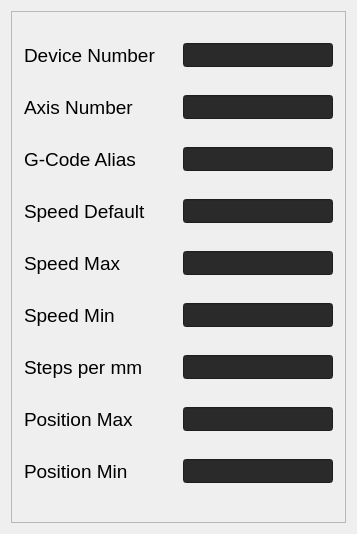
             <widget class="QWidget" name="spreader_settings_tab">
              <attribute name="title">
               <string>Spreader Blade</string>
              </attribute>
              <layout class="QVBoxLayout" name="verticalLayout_57">
               <item>
                <widget class="QFrame" name="spreader_settings_frame">
                 <property name="minimumSize">
                  <size>
                   <width>335</width>
                   <height>512</height>
                  </size>
                 </property>
                 <property name="maximumSize">
                  <size>
                   <width>335</width>
                   <height>512</height>
                  </size>
                 </property>
                 <property name="frameShape">
                  <enum>QFrame::StyledPanel</enum>
                 </property>
                 <property name="frameShadow">
                  <enum>QFrame::Raised</enum>
                 </property>
                 <layout class="QVBoxLayout" name="verticalLayout_48">
                  <item>
                   <layout class="QHBoxLayout" name="spreader_devicenum_layout">
                    <item>
                     <widget class="QLabel" name="spreader_devicenum_title">
                      <property name="minimumSize">
                       <size>
                        <width>150</width>
                        <height>24</height>
                       </size>
                      </property>
                      <property name="maximumSize">
                       <size>
                        <width>150</width>
                        <height>24</height>
                       </size>
                      </property>
                      <property name="font">
                       <font>
                        <pointsize>14</pointsize>
                       </font>
                      </property>
                      <property name="styleSheet">
                       <string notr="true">background:none</string>
                      </property>
                      <property name="text">
                       <string>Device Number</string>
                      </property>
                     </widget>
                    </item>
                    <item>
                     <widget class="QLineEdit" name="spreader_devicenum_field">
                      <property name="minimumSize">
                       <size>
                        <width>150</width>
                        <height>24</height>
                       </size>
                      </property>
                      <property name="maximumSize">
                       <size>
                        <width>150</width>
                        <height>24</height>
                       </size>
                      </property>
                      <property name="styleSheet">
                       <string notr="true">background:rgb(42, 42, 43);</string>
                      </property>
                     </widget>
                    </item>
                   </layout>
                  </item>
                  <item>
                   <layout class="QHBoxLayout" name="spreader_axisnum_layout">
                    <item>
                     <widget class="QLabel" name="spreader_axisnum_title">
                      <property name="minimumSize">
                       <size>
                        <width>150</width>
                        <height>24</height>
                       </size>
                      </property>
                      <property name="maximumSize">
                       <size>
                        <width>150</width>
                        <height>24</height>
                       </size>
                      </property>
                      <property name="font">
                       <font>
                        <pointsize>14</pointsize>
                       </font>
                      </property>
                      <property name="styleSheet">
                       <string notr="true">background:none</string>
                      </property>
                      <property name="text">
                       <string>Axis Number</string>
                      </property>
                     </widget>
                    </item>
                    <item>
                     <widget class="QLineEdit" name="spreader_axisnum_field">
                      <property name="minimumSize">
                       <size>
                        <width>150</width>
                        <height>24</height>
                       </size>
                      </property>
                      <property name="maximumSize">
                       <size>
                        <width>150</width>
                        <height>24</height>
                       </size>
                      </property>
                      <property name="styleSheet">
                       <string notr="true">background:rgb(42, 42, 43);</string>
                      </property>
                     </widget>
                    </item>
                   </layout>
                  </item>
                  <item>
                   <layout class="QHBoxLayout" name="spreader_axisalias_layout">
                    <item>
                     <widget class="QLabel" name="spreader_axisalias_title">
                      <property name="minimumSize">
                       <size>
                        <width>150</width>
                        <height>24</height>
                       </size>
                      </property>
                      <property name="maximumSize">
                       <size>
                        <width>150</width>
                        <height>24</height>
                       </size>
                      </property>
                      <property name="font">
                       <font>
                        <pointsize>14</pointsize>
                       </font>
                      </property>
                      <property name="styleSheet">
                       <string notr="true">background:none</string>
                      </property>
                      <property name="text">
                       <string>G-Code Alias</string>
                      </property>
                     </widget>
                    </item>
                    <item>
                     <widget class="QLineEdit" name="spreader_axisalias_field">
                      <property name="minimumSize">
                       <size>
                        <width>150</width>
                        <height>24</height>
                       </size>
                      </property>
                      <property name="maximumSize">
                       <size>
                        <width>150</width>
                        <height>24</height>
                       </size>
                      </property>
                      <property name="styleSheet">
                       <string notr="true">background:rgb(42, 42, 43);</string>
                      </property>
                     </widget>
                    </item>
                   </layout>
                  </item>
                  <item>
                   <layout class="QHBoxLayout" name="spreader_speeddef_layout">
                    <item>
                     <widget class="QLabel" name="spreader_speeddef_title">
                      <property name="minimumSize">
                       <size>
                        <width>150</width>
                        <height>24</height>
                       </size>
                      </property>
                      <property name="maximumSize">
                       <size>
                        <width>150</width>
                        <height>24</height>
                       </size>
                      </property>
                      <property name="font">
                       <font>
                        <pointsize>14</pointsize>
                       </font>
                      </property>
                      <property name="styleSheet">
                       <string notr="true">background:none</string>
                      </property>
                      <property name="text">
                       <string>Speed Default</string>
                      </property>
                     </widget>
                    </item>
                    <item>
                     <widget class="QLineEdit" name="spreader_speeddef_field">
                      <property name="minimumSize">
                       <size>
                        <width>150</width>
                        <height>24</height>
                       </size>
                      </property>
                      <property name="maximumSize">
                       <size>
                        <width>150</width>
                        <height>24</height>
                       </size>
                      </property>
                      <property name="styleSheet">
                       <string notr="true">background:rgb(42, 42, 43);</string>
                      </property>
                     </widget>
                    </item>
                   </layout>
                  </item>
                  <item>
                   <layout class="QHBoxLayout" name="spreader_speedmax_layout">
                    <item>
                     <widget class="QLabel" name="spreader_speedmax_title">
                      <property name="minimumSize">
                       <size>
                        <width>150</width>
                        <height>24</height>
                       </size>
                      </property>
                      <property name="maximumSize">
                       <size>
                        <width>150</width>
                        <height>24</height>
                       </size>
                      </property>
                      <property name="font">
                       <font>
                        <pointsize>14</pointsize>
                       </font>
                      </property>
                      <property name="styleSheet">
                       <string notr="true">background:none</string>
                      </property>
                      <property name="text">
                       <string>Speed Max</string>
                      </property>
                     </widget>
                    </item>
                    <item>
                     <widget class="QLineEdit" name="spreader_speedmax_field">
                      <property name="minimumSize">
                       <size>
                        <width>150</width>
                        <height>24</height>
                       </size>
                      </property>
                      <property name="maximumSize">
                       <size>
                        <width>150</width>
                        <height>24</height>
                       </size>
                      </property>
                      <property name="styleSheet">
                       <string notr="true">background:rgb(42, 42, 43);</string>
                      </property>
                     </widget>
                    </item>
                   </layout>
                  </item>
                  <item>
                   <layout class="QHBoxLayout" name="spreader_speedmin_layout">
                    <item>
                     <widget class="QLabel" name="spreader_speedmin_title">
                      <property name="minimumSize">
                       <size>
                        <width>150</width>
                        <height>24</height>
                       </size>
                      </property>
                      <property name="maximumSize">
                       <size>
                        <width>150</width>
                        <height>24</height>
                       </size>
                      </property>
                      <property name="font">
                       <font>
                        <pointsize>14</pointsize>
                       </font>
                      </property>
                      <property name="styleSheet">
                       <string notr="true">background:none</string>
                      </property>
                      <property name="text">
                       <string>Speed Min</string>
                      </property>
                     </widget>
                    </item>
                    <item>
                     <widget class="QLineEdit" name="spreader_speedmin_field">
                      <property name="minimumSize">
                       <size>
                        <width>150</width>
                        <height>24</height>
                       </size>
                      </property>
                      <property name="maximumSize">
                       <size>
                        <width>150</width>
                        <height>24</height>
                       </size>
                      </property>
                      <property name="styleSheet">
                       <string notr="true">background:rgb(42, 42, 43);</string>
                      </property>
                     </widget>
                    </item>
                   </layout>
                  </item>
                  <item>
                   <layout class="QHBoxLayout" name="spreader_steps_layout">
                    <item>
                     <widget class="QLabel" name="spreader_steps_title">
                      <property name="minimumSize">
                       <size>
                        <width>150</width>
                        <height>24</height>
                       </size>
                      </property>
                      <property name="maximumSize">
                       <size>
                        <width>150</width>
                        <height>24</height>
                       </size>
                      </property>
                      <property name="font">
                       <font>
                        <pointsize>14</pointsize>
                       </font>
                      </property>
                      <property name="styleSheet">
                       <string notr="true">background:none</string>
                      </property>
                      <property name="text">
                       <string>Steps per mm</string>
                      </property>
                     </widget>
                    </item>
                    <item>
                     <widget class="QLineEdit" name="spreader_steps_field">
                      <property name="minimumSize">
                       <size>
                        <width>150</width>
                        <height>24</height>
                       </size>
                      </property>
                      <property name="maximumSize">
                       <size>
                        <width>150</width>
                        <height>24</height>
                       </size>
                      </property>
                      <property name="styleSheet">
                       <string notr="true">background:rgb(42, 42, 43);</string>
                      </property>
                     </widget>
                    </item>
                   </layout>
                  </item>
                  <item>
                   <layout class="QHBoxLayout" name="spreader_positionmax_layout">
                    <item>
                     <widget class="QLabel" name="spreader_positionmax_title">
                      <property name="minimumSize">
                       <size>
                        <width>150</width>
                        <height>24</height>
                       </size>
                      </property>
                      <property name="maximumSize">
                       <size>
                        <width>150</width>
                        <height>24</height>
                       </size>
                      </property>
                      <property name="font">
                       <font>
                        <pointsize>14</pointsize>
                       </font>
                      </property>
                      <property name="styleSheet">
                       <string notr="true">background:none</string>
                      </property>
                      <property name="text">
                       <string>Position Max</string>
                      </property>
                     </widget>
                    </item>
                    <item>
                     <widget class="QLineEdit" name="spreader_positionmax_field">
                      <property name="minimumSize">
                       <size>
                        <width>150</width>
                        <height>24</height>
                       </size>
                      </property>
                      <property name="maximumSize">
                       <size>
                        <width>150</width>
                        <height>24</height>
                       </size>
                      </property>
                      <property name="styleSheet">
                       <string notr="true">background:rgb(42, 42, 43);</string>
                      </property>
                     </widget>
                    </item>
                   </layout>
                  </item>
                  <item>
                   <layout class="QHBoxLayout" name="spreader_positionmin_layout">
                    <item>
                     <widget class="QLabel" name="spreader_positionmin_title">
                      <property name="minimumSize">
                       <size>
                        <width>150</width>
                        <height>24</height>
                       </size>
                      </property>
                      <property name="maximumSize">
                       <size>
                        <width>150</width>
                        <height>24</height>
                       </size>
                      </property>
                      <property name="font">
                       <font>
                        <pointsize>14</pointsize>
                       </font>
                      </property>
                      <property name="styleSheet">
                       <string notr="true">background:none</string>
                      </property>
                      <property name="text">
                       <string>Position Min</string>
                      </property>
                     </widget>
                    </item>
                    <item>
                     <widget class="QLineEdit" name="spreader_positionmin_field">
                      <property name="minimumSize">
                       <size>
                        <width>150</width>
                        <height>24</height>
                       </size>
                      </property>
                      <property name="maximumSize">
                       <size>
                        <width>150</width>
                        <height>24</height>
                       </size>
                      </property>
                      <property name="styleSheet">
                       <string notr="true">background:rgb(42, 42, 43);</string>
                      </property>
                     </widget>
                    </item>
                   </layout>
                  </item>
                 </layout>
                </widget>
               </item>
              </layout>
             </widget>
